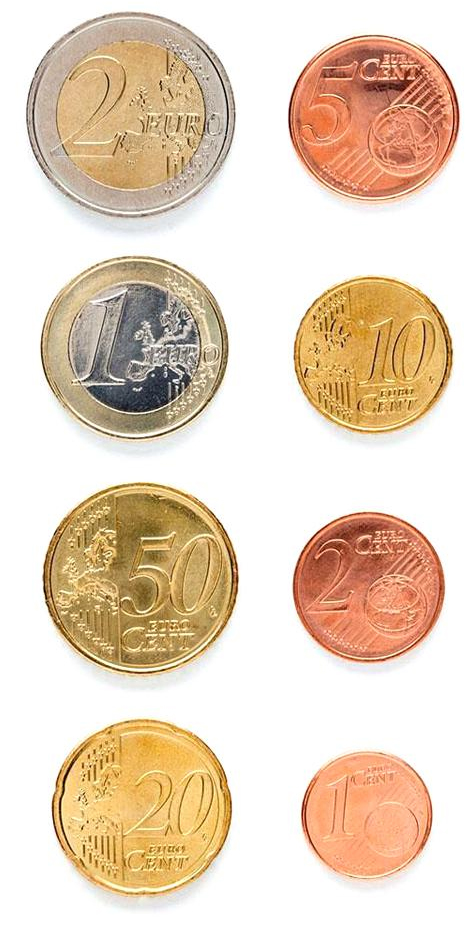
#> input picture Práctica_3/Monedas.jpg, 473 x 938 px
$ jupyter execute EJERCICIO_3.ipynb
#> lines starting #> are read from the running program, lines starting #| are printed output that depends on the picture; after the words box and inside, x2 and y2 are one past the last pixel; in counts of white or black regions, pixels touching at a corner belong together; long printed decimals are rounded
TAREA: Los ejemplos ilustrativos anteriores permiten saber el número de monedas presentes en la imagen. ¿Cómo saber la cantidad de dinero presente en ella? Sugerimos identificar de forma interactiva (por ejemplo haciendo clic en la imagen) una moneda de un valor determinado en la imagen (por ejemplo de 1€). Tras obtener esa información y las dimensiones en milímetros de las distintas monedas, realiza una propuesta para estimar la cantidad de dinero en la imagen. Muestra la cuenta de monedas y dinero sobre la imagen. No hay restricciones sobre utilizar medidas geométricas o de color.

Una vez resuelto el reto con la imagen ideal proporcionada, captura una o varias imágenes con monedas. Aplica el mismo esquema, tras identificar la moneda del valor determinado, calcula el dinero presente en la imagen. ¿Funciona correctamente? ¿Se observan problemas?

Nota: Para establecer la correspondencia entre píxeles y milímetros, comentar que la moneda de un euro tiene un diámetro de 23.25 mm. la de 50 céntimos de 24.35, la de 20 céntimos de 22.25, etc.

Extras: Considerar que la imagen pueda contener objetos que no son monedas y/o haya solape entre las monedas. Demo en vivo.

[cell 1]
import cv2
import numpy as np

tipo_de_moneda = ["2e", "1e", "50c", "20c", "10c", "5c", "2c", "1c"]
proporciones_originales = [1.11, 1, 1.04, 0.96, 0.85, 0.91, 0.81, 0.7]

valores_euros = {
    "2e": 2.00, "1e": 1.00, "50c": 0.50, "20c": 0.20,
    "10c": 0.10, "5c": 0.05, "2c": 0.02, "1c": 0.01
}


def lista_proporcional(tipo):
    pos = tipo_de_moneda.index(tipo)
    valor = proporciones_originales[pos]
    return [i / valor for i in proporciones_originales]

# [10 lines left out: function hallar_valor, not called in this run]

def calcular_diametro(cnt):
    (x, y), radius = cv2.minEnclosingCircle(cnt)
    return radius * 2


img = cv2.imread('Monedas.jpg')
#> img is the input picture: shape (938, 473, 3); mean B, G, R 191.5, 212.3, 231.8
gray = cv2.cvtColor(img, cv2.COLOR_BGR2GRAY)
blur = cv2.GaussianBlur(gray, (7, 7), 0)
_, thresh = cv2.threshold(blur, 0, 255, cv2.THRESH_BINARY_INV + cv2.THRESH_OTSU)


kernel = cv2.getStructuringElement(cv2.MORPH_ELLIPSE, (7, 7))
thresh = cv2.morphologyEx(thresh, cv2.MORPH_OPEN, kernel, iterations=2)
thresh = cv2.morphologyEx(thresh, cv2.MORPH_CLOSE, kernel, iterations=3)
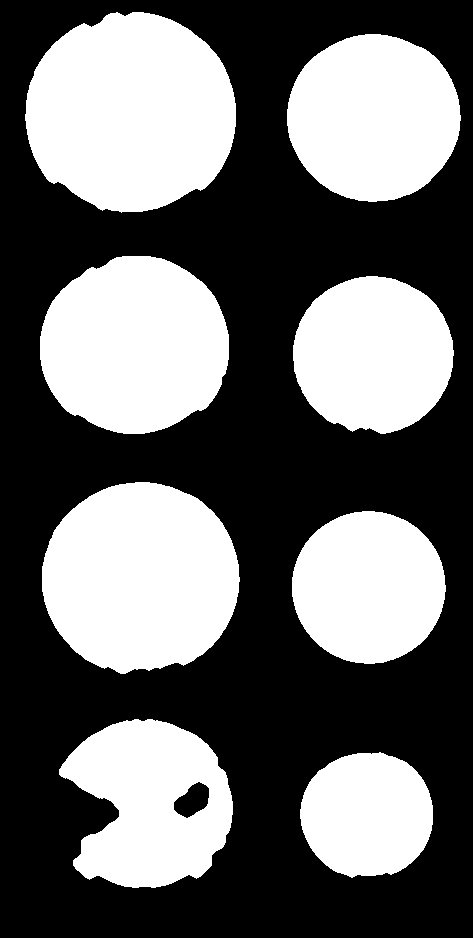
#> thresh: shape (938, 473); 41.4% white; 8 white regions


contornos, _ = cv2.findContours(thresh, cv2.RETR_EXTERNAL, cv2.CHAIN_APPROX_SIMPLE)
#> contornos = 8 contours; box (x1, y1, x2, y2) and area: (25, 12, 236, 213) 32794, (42, 482, 240, 674) 29436, (40, 256, 229, 434) 26211, (287, 34, 461, 202) 22564, (59, 719, 233, 888) 20791, (293, 276, 454, 434) 19575, (292, 511, 446, 664) 18196, (300, 752, 433, 878) 13003
contornos_filtrados = [c for c in contornos if 10000 < cv2.contourArea(c) < 200000]
#> contornos_filtrados has the same summary as contornos


centros = []
contornos_finales = []
for c in contornos_filtrados:
    (x, y), _ = cv2.minEnclosingCircle(c)
    centro = np.array([x, y])
    if all(np.linalg.norm(centro - np.array(p)) > 30 for p in centros):
        contornos_finales.append(c)
        centros.append(centro)
#> this loop made 8 passes
#> (x, y) on passes 1 to 4: (366.3, 814.7), (141.6, 806.6), (368.3, 586.6), (140.1, 578.3)
#> after the loop, centros = [[366.3, 814.7], [141.6, 806.6], [368.3, 586.6], [140.1, 578.3], [372.8, 354.7], [134, 347], [373.3, 117], [130.3, 114.4]]; contornos_finales has the same summary as contornos

contornos = contornos_finales
print(f"Contornos finales: {len(contornos)}")
#| Contornos finales: 8


output = img.copy()
monedas_asignadas = {}
ref_diametro = None
proporciones = lista_proporcional("1c")

for i, c in enumerate(contornos):
    (x, y), _ = cv2.minEnclosingCircle(c)
    cv2.putText(output, str(i), (int(x) - 10, int(y)), cv2.FONT_HERSHEY_SIMPLEX, 0.7, (255, 0, 0), 2)
    cv2.drawContours(output, [c], -1, (0, 255, 0), 2)

cv2.namedWindow("Monedas")
cv2.imshow("Monedas", output)


# [47 lines left out: functions click_event, contar_monedas_y_valor, not called in this run]

cv2.setMouseCallback("Monedas", click_event)


while True:
    key = cv2.waitKey(1) & 0xFF
#> (key Esc is pressed here)
    if key == 27:
        break

cv2.destroyAllWindows()


print("\nMonedas identificadas:")
for idx, tipo in monedas_asignadas.items():
    print(f"Moneda #{idx}: {tipo}")

TAREA: La tarea consiste en extraer características (geométricas y/o visuales) de las tres imágenes completas de partida, y aprender patrones que permitan identificar las partículas en nuevas imágenes. Para ello se proporciona como imagen de test MPs_test.jpg y sus correpondientes anotaciones MPs_test_bbs.csv con la que deben obtener las métricas para su propuesta de clasificación de microplásticos, además de la matriz de confusión. La matriz de confusión permitirá mostrar para cada clase el número de muestras que se clasifican correctamente de dicha clase, y el número de muestras que se clasifican incorrectamente como perteneciente a una de las otras dos clases

[cell 2]
import cv2
import numpy as np
import pandas as pd

def calcular_medias_contornos(contornos, area_min, clase):
    if len(contornos) == 0:
        return (0, 0, 0, 0, 0), pd.DataFrame()

    suma_area = suma_perimetro = suma_comp = suma_AR = suma_solidez = suma_intensidad = 0
    contador_validos = 0
    datos = []

    for cnt in contornos:
        area = cv2.contourArea(cnt)
        if area > area_min:
            perimetro = cv2.arcLength(cnt, True)
            compacidad = (perimetro ** 2) / (4 * np.pi * area) if area > 0 else 0

            x, y, w, h = cv2.boundingRect(cnt)
            AR = w / h if h > 0 else 0

            hull = cv2.convexHull(cnt)
            hull_area = cv2.contourArea(hull)
            solidez = area / hull_area if hull_area > 0 else 0

            mask_contour = np.zeros(img_gris.shape, np.uint8)
            cv2.drawContours(mask_contour, [cnt], -1, 255, -1)
            media_color = cv2.mean(img_gris, mask=mask_contour)[0]

            # Acumular para las medias
            suma_area += area
            suma_perimetro += perimetro
            suma_comp += compacidad
            suma_AR += AR
            suma_solidez += solidez
            suma_intensidad += media_color
            contador_validos += 1

            # Guardar los valores individuales
            datos.append({
                "area": area,
                "perimeter": perimetro,
                "compacidad": compacidad,
                "AR": AR,
                "solidity": solidez,
                "intensity": media_color,
                "true_class": clase
            })

    if contador_validos == 0:
        contador_validos = 1

    # Crear DataFrame con los valores
    df = pd.DataFrame(datos)

    return (
        suma_area / contador_validos,
        suma_perimetro / contador_validos,
        suma_comp / contador_validos,
        suma_AR / contador_validos,
        suma_solidez / contador_validos,
        suma_intensidad / contador_validos
    ), df


img_fragments = cv2.imread("FRA.png")
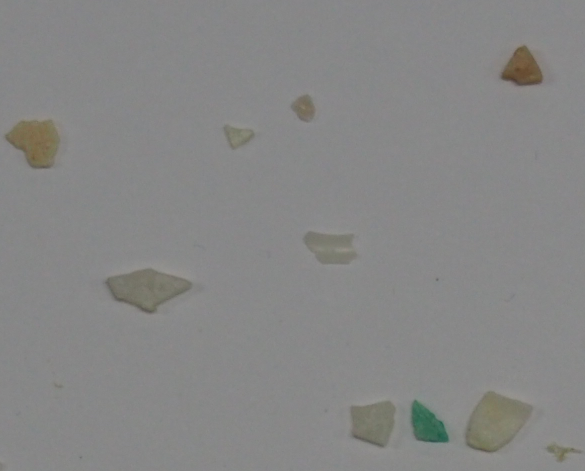
#> input picture Práctica_3/FRA.png, 1170 x 942 px (shown at 1/2 size)
#> img_fragments is the input picture: shape (942, 1170, 3); mean B, G, R 133.5, 134.2, 134.1
img_pellets = cv2.imread("PEL.png")
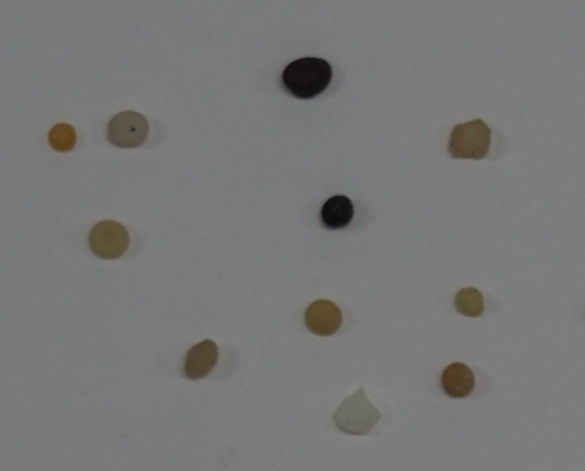
#> input picture Práctica_3/PEL.png, 1170 x 942 px (shown at 1/2 size)
#> img_pellets is the input picture: shape (942, 1170, 3); mean B, G, R 119.2, 119.7, 119.4
img_tar = cv2.imread("TAR.png")
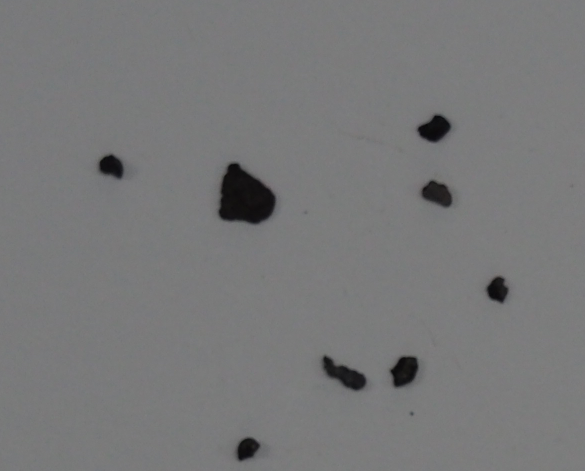
#> input picture Práctica_3/TAR.png, 1170 x 942 px (shown at 1/2 size)
#> img_tar is the input picture: shape (942, 1170, 3); mean B, G, R 120.5, 119.9, 119.7

# Fragmentos
img_gris = cv2.cvtColor(img_fragments, cv2.COLOR_BGR2GRAY)
_, img_th2 = cv2.threshold(img_gris, 0, 255, cv2.THRESH_BINARY_INV + cv2.THRESH_OTSU)
contornos, _ = cv2.findContours(img_th2, cv2.RETR_EXTERNAL, cv2.CHAIN_APPROX_SIMPLE)
#> contornos = 62 contours, 45 with area under 20; largest, box (x1, y1, x2, y2) and area: (206, 538, 385, 629) 9415, (8, 240, 120, 338) 7311, (930, 783, 1065, 906) 6346, (700, 803, 791, 896) 6134, (997, 90, 1088, 174) 4738
(medias_frag, df_frag) = calcular_medias_contornos(contornos, 100, "FRA")
#> the loop in calcular_medias_contornos, `for cnt in contornos:` made 62 passes
#> (area, perimetro, compacidad, x, y, w, h, AR) on passes 5, 39, 40, 41: (835.5, 220.8, 4.64, 1093, 889, 70, 35, 2), (6134.5, 347.7, 1.57, 700, 803, 91, 93, 0.978), (4342.5, 292.4, 1.57, 820, 799, 79, 87, 0.908), (6345.5, 1008.8, 12.76, 930, 783, 135, 123, 1.1)
#> after the loop in calcular_medias_contornos, `for cnt in contornos:`: contador_validos = 12; datos = 12 items; suma_AR = 19.05; suma_area = 44430; suma_comp = 49.7; suma_intensidad = 1348.1; suma_perimetro = 4109.4; suma_solidez = 9.21
#> in calcular_medias_contornos, `df = pd.DataFrame(datos)`: df = table of 12 rows and 7 columns
#> medias_frag = (3702.5, 342.4, 4.14, 1.59, 0.767, 112.3); df_frag = table of 12 rows and 7 columns

# Pellets
img_gris = cv2.cvtColor(img_pellets, cv2.COLOR_BGR2GRAY)
_, img_th2 = cv2.threshold(img_gris, 0, 255, cv2.THRESH_BINARY_INV + cv2.THRESH_OTSU)
contornos, _ = cv2.findContours(img_th2, cv2.RETR_EXTERNAL, cv2.CHAIN_APPROX_SIMPLE)
#> contornos = 12 contours; largest, box (x1, y1, x2, y2) and area: (557, 112, 666, 200) 7240, (896, 238, 982, 319) 5302, (178, 441, 258, 518) 4740, (215, 222, 296, 296) 4682, (609, 599, 684, 671) 4136
(medias_pel, df_pel) = calcular_medias_contornos(contornos, 100, "PEL")
#> the loop in calcular_medias_contornos (call 2), `for cnt in contornos:` made 12 passes
#> (area, perimetro, compacidad, x, y, w, h, AR) on passes 3 to 6: (3761, 239.6, 1.21, 881, 725, 69, 72, 0.958), (3934, 250.9, 1.27, 366, 679, 71, 80, 0.887), (4136.5, 247, 1.17, 609, 599, 75, 72, 1.04), (2544, 203.3, 1.29, 909, 575, 58, 59, 0.983)
#> medias_pel = (4287.9, 254.1, 1.23, 1.03, 0.975, 68.25); df_pel = table of 10 rows and 7 columns

# Tar
img_gris = cv2.cvtColor(img_tar, cv2.COLOR_BGR2GRAY)
_, img_th2 = cv2.threshold(img_gris, 0, 255, cv2.THRESH_BINARY_INV + cv2.THRESH_OTSU)
contornos, _ = cv2.findContours(img_th2, cv2.RETR_EXTERNAL, cv2.CHAIN_APPROX_SIMPLE)
#> contornos = 9 contours, 1 with area under 20; largest, box (x1, y1, x2, y2) and area: (437, 326, 552, 448) 9690, (645, 712, 733, 781) 2794, (780, 713, 837, 775) 2422, (835, 230, 902, 285) 2317, (843, 361, 904, 414) 2090, (198, 309, 247, 358) 1653, (973, 553, 1017, 606) 1507, (473, 875, 520, 922) 1442
(medias_tar, df_tar) = calcular_medias_contornos(contornos, 100, "TAR")
#> call 3 of calcular_medias_contornos, with area_min = 100, clase = 'TAR'
#> the loop in calcular_medias_contornos (call 3), `for cnt in contornos:` made 9 passes
#> (area, perimetro, compacidad, x, y, w, h, AR) on passes 1, 3, 4, 5: (1442, 150, 1.24, 473, 875, 47, 47, 1), (2421.5, 197.9, 1.29, 780, 713, 57, 62, 0.919), (2794.5, 261.5, 1.95, 645, 712, 88, 69, 1.28), (1507, 158.5, 1.33, 973, 553, 44, 53, 0.83)
#> after the loop in calcular_medias_contornos (call 3), `for cnt in contornos:`:
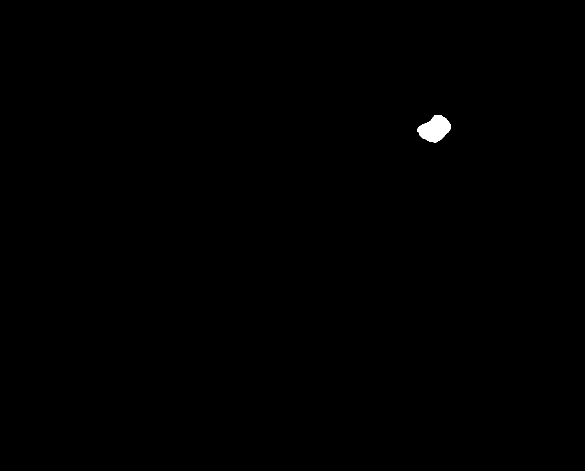
#> mask_contour: shape (942, 1170) (shown at 1/2 size); 0.22% white; 1 white region, box (x1, y1, x2, y2) and area: (835, 230, 902, 285) 2398
#> after the loop in calcular_medias_contornos (call 3), `for cnt in contornos:`: contador_validos = 8; datos = 8 items; suma_AR = 8.34; suma_area = 23915.5; suma_comp = 11.03; suma_intensidad = 229.5; suma_perimetro = 1717.5; suma_solidez = 7.58
#> in calcular_medias_contornos (call 3), `df = pd.DataFrame(datos)`: df = table of 8 rows and 7 columns
#> medias_tar = (2989.4, 214.7, 1.38, 1.04, 0.947, 28.69); df_tar = table of 8 rows and 7 columns

# ---- Unir todos los resultados ----
print(df_frag[["area", "compacidad", "AR", "solidity", "intensity"]])
#|       area  compacidad        AR  solidity   intensity
#| 0    835.5    4.641  2.000  0.5947  115.310
#| 1   6134.5    1.568  0.9785  0.9269  116.218
#> (further printed lines are left out)
print(df_pel[["area", "compacidad", "AR", "solidity", "intensity"]])
#|      area  compacidad        AR  solidity  intensity
#| 0  3761.0    1.215  0.9583  0.9794  67.919
#| 1  3934.0    1.274  0.8875  0.97  73.550
#> (further printed lines are left out)
print(df_tar[["area", "compacidad", "AR", "solidity", "intensity"]])
#|      area  compacidad        AR  solidity  intensity
#| 0  1442.0    1.242  1.000  0.9691  28.610
#| 1  2421.5    1.287  0.9194  0.9552  26.688
#> (further printed lines are left out)

df_total = pd.concat([df_frag, df_pel, df_tar], ignore_index=True)
#> df_total = table of 30 rows and 7 columns


# ---- Mostrar resumen ----
print("Medias")
print(f"FRA -> Área: {medias_frag[0]:.2f}, Compacidad: {medias_frag[2]:.2f}, AR: {medias_frag[3]:.2f}, Solidez: {medias_frag[4]:.2f}, Intensidad: {medias_frag[5]:.2f}")
#| FRA -> Área: 3702.50, Compacidad: 4.14, AR: 1.59, Solidez: 0.77, Intensidad: 112.34
print(f"PEL -> Área: {medias_pel[0]:.2f}, Compacidad: {medias_pel[2]:.2f}, AR: {medias_pel[3]:.2f}, Solidez: {medias_pel[4]:.2f}, Intensidad: {medias_pel[5]:.2f}")
#| PEL -> Área: 4287.85, Compacidad: 1.23, AR: 1.03, Solidez: 0.98, Intensidad: 68.25
print(f"TAR -> Área: {medias_tar[0]:.2f}, Compacidad: {medias_tar[2]:.2f}, AR: {medias_tar[3]:.2f}, Solidez: {medias_tar[4]:.2f}, Intensidad: {medias_tar[5]:.2f}")
#| TAR -> Área: 2989.44, Compacidad: 1.38, AR: 1.04, Solidez: 0.95, Intensidad: 28.69

[cell 3]
import cv2
import pandas as pd
import numpy as np
import matplotlib.pyplot as plt
import seaborn as sns
from sklearn.metrics import (
    confusion_matrix,
    accuracy_score,
    precision_score,
    recall_score,
    f1_score
)

#Cargar imágenes y csv
csv_path = "MPs_test_bbs.csv"
bbs = pd.read_csv(csv_path)
#> (reads Práctica_3/MPs_test_bbs.csv from the repository)
print("Datos cargados:")
print(bbs.head())

img = cv2.imread("MPs_test.jpg")
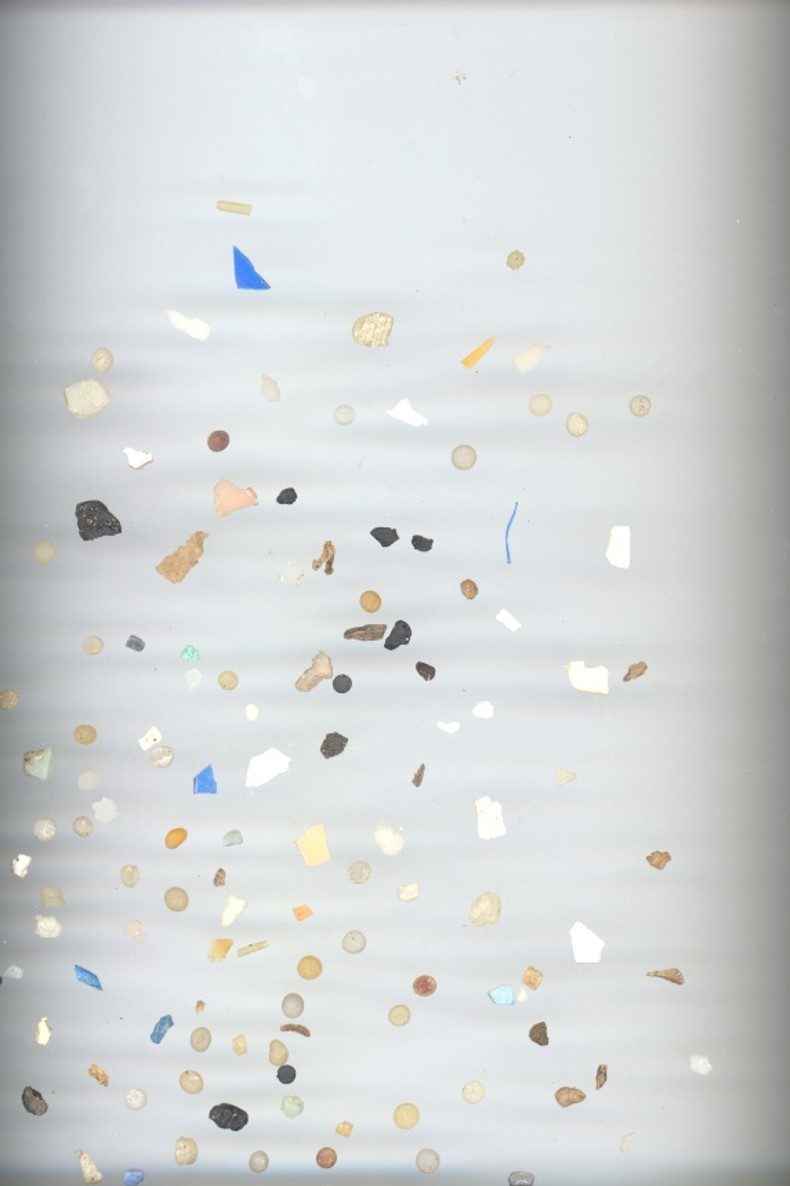
#> input picture Práctica_3/MPs_test.jpg, 790 x 1186 px
#> img is the input picture: shape (1186, 790, 3); mean B, G, R 213.9, 213.8, 210.9
img_draw = img.copy()

features = []

#Vamos revisando las coordenadas del csv para tratar los fragmentos de la imagen
for i, row in bbs.iterrows():
    x_min, y_min, x_max, y_max = map(int, [row["x_min"], row["y_min"], row["x_max"], row["y_max"]])
    #Guardamos su clase real
    true_class = row["label"]

    x_min = max(0, x_min); y_min = max(0, y_min)
    x_max = min(img.shape[1]-1, x_max); y_max = min(img.shape[0]-1, y_max)
    if x_max <= x_min or y_max <= y_min:
        continue

    #Obtengo un recorte de la imagen que luego paso a escala de grises
    recorte = img[y_min:y_max, x_min:x_max]
    gray = cv2.cvtColor(recorte, cv2.COLOR_BGR2GRAY)
    gray = cv2.normalize(gray, None, 0, 255, cv2.NORM_MINMAX)


    _, mask = cv2.threshold(gray, 0, 255, cv2.THRESH_BINARY + cv2.THRESH_OTSU)
    contours, _ = cv2.findContours(mask, cv2.RETR_EXTERNAL, cv2.CHAIN_APPROX_SIMPLE)
    if len(contours) == 0:
        continue

    cnt = max(contours, key=cv2.contourArea)
    #Traduce las coordenadas del recorte a la imagen original
    cnt_global = cnt + np.array([[x_min, y_min]])

    area = cv2.contourArea(cnt)
    perimeter = cv2.arcLength(cnt, True)
    #Calcula como de irregular es la forma, 1 = círculo perfecto, 1> irregular.
    compacidad = (perimeter ** 2) / (4 * np.pi * area) if area > 0 else 0
    x2, y2, w2, h2 = cv2.boundingRect(cnt)
    #Comprueba como de alargado (>1) o cuadrado (~1) es el objeto
    AR = w2 / h2 if h2 > 0 else 0
    hull = cv2.convexHull(cnt)
    hull_area = cv2.contourArea(hull)
    solidity = area / hull_area if hull_area > 0 else 0
    mask_contour = np.zeros(gray.shape, np.uint8)
    cv2.drawContours(mask_contour, [cnt], -1, 255, -1)
    media_color = cv2.mean(gray, mask=mask_contour)[0]

    #Guardar todas las características de cada elemento
    # del CSV que se ha buscado en la imagen
    features.append({
        "area": area,
        "perimeter": perimeter,
        "compacidad": compacidad,
        "AR": AR,
        "solidity": solidity,
        "intensity": media_color,
        "true_class": true_class,
        "bbox": (x_min, y_min, x_max, y_max),
        "contour": cnt_global
    })
#> this loop made 97 passes
#> (x_max, y_max, area, perimeter, compacidad, x2, y2, w2) on pass 1: (532, 1185, 67, 52.49, 3.27, 0, 0, 15)
#> gray: shape (22, 22)


df = pd.DataFrame(features)


#Clasificador heurístico
def clasificar(f):
    area = f["area"]
    comp = f["compacidad"]
    AR = f["AR"]
    sol = f["solidity"]
    intensity = f["intensity"]

    # Rama 1: objetos con solidez baja
    if sol <= 0.5:
        # Si son alargados y muy brillantes -> FRAG, si son relativamente brillantes -> TAR
        if AR > 1.1:
            if intensity >= 235:
                return "FRA"
            else:
                return "TAR"
        # Resto en esta rama -> PEL
        else:
            return "PEL"

    # Rama 2: solidez alta
    else:
        # objetos muy pequeños
        if area <= 200:
            if intensity <= 220:
                return "PEL"
            else:
                return "FRA"

        # objetos de tamaño medio
        elif area <= 380:
            if comp <= 1.1:
                return "PEL"
            else:
                return "FRA"

        # objetos grandes
        else:
            return "FRA"


if not df.empty:
    df["pred_class"] = df.apply(clasificar, axis=1)

    color_dict = {"TAR": (255, 0, 0), "PEL": (0, 255, 0), "FRA": (0, 0, 255) }
    #Dibujar cajas y escribir caja que ha predicho
    for _, row in df.iterrows():
        x_min, y_min, x_max, y_max = row["bbox"]
        color = color_dict.get(row["pred_class"], (255, 255, 255))
        cv2.rectangle(img_draw, (x_min, y_min), (x_max, y_max), color, 2)
        cv2.drawContours(img_draw, [row["contour"]], -1, color, 2)
        cv2.putText(img_draw, row["pred_class"], (x_min, max(y_min-4, 0)),
                    cv2.FONT_HERSHEY_SIMPLEX, 0.5, color, 1)
#> this loop made 97 passes

    y_true = df["true_class"]
    y_pred = df["pred_class"]

    print("\n===== MÉTRICAS =====")
    print("Accuracy:", accuracy_score(y_true, y_pred))
#| Accuracy: 0.7835
    print("Precision:", precision_score(y_true, y_pred, average="weighted", zero_division=0))
#| Precision: 0.7781
    print("Recall:", recall_score(y_true, y_pred, average="weighted", zero_division=0))
#| Recall: 0.7835
    print("F1:", f1_score(y_true, y_pred, average="weighted", zero_division=0))
#| F1: 0.7799

img_show = cv2.cvtColor(img_draw, cv2.COLOR_BGR2RGB)
plt.figure(figsize=(10, 10))
plt.imshow(img_show)
plt.axis("off")
plt.title("Clasificación Heurística por Color (TAR=rojo, PEL=verde, FRA=azul)")
plt.show()

# Matriz de confusión
labels = ["TAR", "PEL", "FRA"]
conf_matrix = confusion_matrix(y_true, y_pred, labels=labels)

plt.figure(figsize=(7,7))
sns.heatmap(conf_matrix, annot=True, fmt="d", cmap="Blues",
            xticklabels=labels, yticklabels=labels)
plt.xlabel("Predicha")
plt.ylabel("Real")
plt.title("Matriz de Confusión - Clasificador Heurístico")
plt.show()
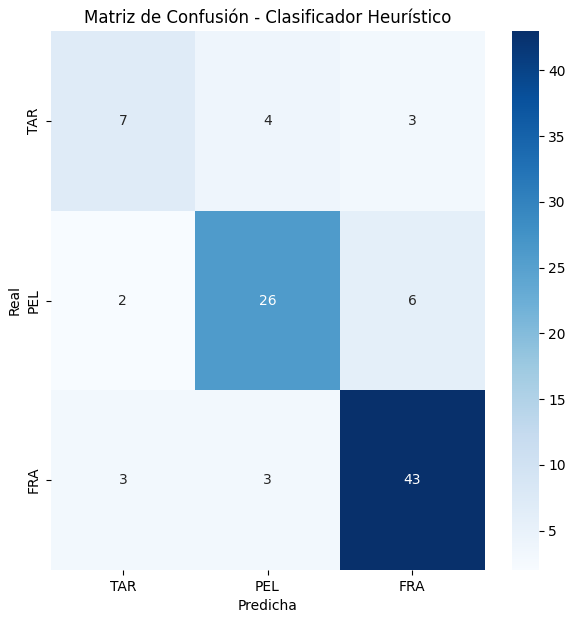
#> figure drawn by matplotlib, 2 panels

# Resultados finales
print("\nResultados finales:")
print(df[["area", "perimeter", "compacidad", "AR", "solidity", "intensity", "true_class", "pred_class"]])
#> (printed output is left out)
